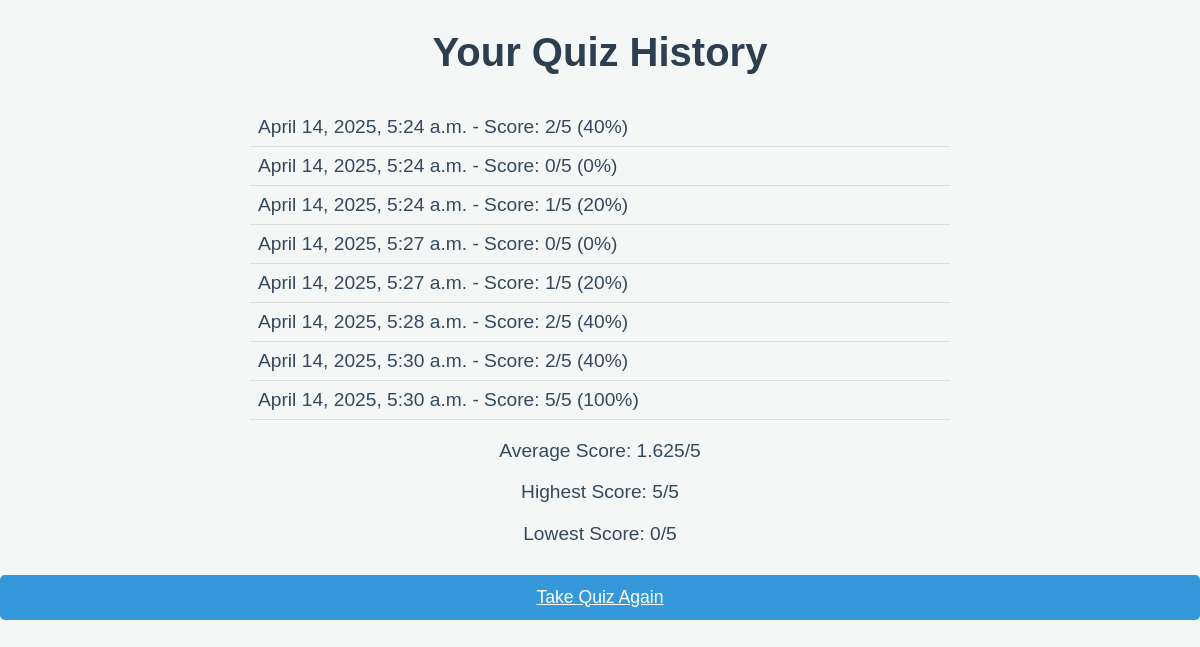
The app's page /history/ (signed in) with its own data.
### quizapp/models.py (models this page shows)
class QuizResult(models.Model):
    user = models.ForeignKey(User, on_delete=models.CASCADE)
    score = models.IntegerField()
    percentage = models.IntegerField()
    date_taken = models.DateTimeField(auto_now_add=True)

### quizapp/views.py (the view)
# urls.py: path('history/', views.history, name='history'),
@login_required
def history(request):
    results = QuizResult.objects.filter(user=request.user)
    avg = results.aggregate(models.Avg('score'))['score__avg'] or 0
    high = results.aggregate(models.Max('score'))['score__max'] or 0
    low = results.aggregate(models.Min('score'))['score__min'] or 0
    return render(request, 'quizapp/history.html', {
        'results': results,
        'avg': avg,
        'high': high,
        'low': low,
    })

### quizapp/templates/quizapp/history.html (shortened to what this page needs)
<h2>Your Quiz History</h2>
<ul>
  {% for r in results %}
  <li>{{ r.date_taken }} - Score: {{ r.score }}/5 ({{ r.percentage }}%)</li>
  {% endfor %}
</ul>
<p>Average Score: {{ avg }}/5</p>
<p>Highest Score: {{ high }}/5</p>
<p>Lowest Score: {{ low }}/5</p>
<a href="{% url 'quiz' %}" class="take-quiz-btn">Take Quiz Again</a>

### quizapp/templates/quizapp/history.html (style rules this page uses)
h2 { text-align: center; font-size: 2.5em; color: #2c3e50; margin-top: 30px; }
ul { max-width: 700px; margin: 20px auto; padding: 0; list-style-type: none; }
ul li { font-size: 1.2em; color: #34495e; padding: 8px; border-bottom: 1px solid #ddd; }
p { font-size: 1.2em; color: #34495e; text-align: center; }
.take-quiz-btn { display: block; width: 100%; margin-top: 30px; padding: 12px 0; background-color: #3498db; color: white; border: none; border-radius: 5px; font-size: 1.1em; text-align: center; cursor: pointer; transition: background-color 0.3s; }

### records on screen
QuizResult: date_taken "April 14, 2025, 5:24 a.m.", score "2", percentage "40"
QuizResult: date_taken "April 14, 2025, 5:24 a.m.", score "0", percentage "0"
QuizResult: date_taken "April 14, 2025, 5:24 a.m.", score "1", percentage "20"
QuizResult: date_taken "April 14, 2025, 5:27 a.m.", score "0", percentage "0"
QuizResult: date_taken "April 14, 2025, 5:27 a.m.", score "1", percentage "20"
QuizResult: date_taken "April 14, 2025, 5:28 a.m.", score "2", percentage "40"
QuizResult: date_taken "April 14, 2025, 5:30 a.m.", score "2", percentage "40"
QuizResult: date_taken "April 14, 2025, 5:30 a.m.", score "5", percentage "100"

### other values on screen
{{ avg }} "1.625"
{{ high }} "5"
{{ low }} "0"
